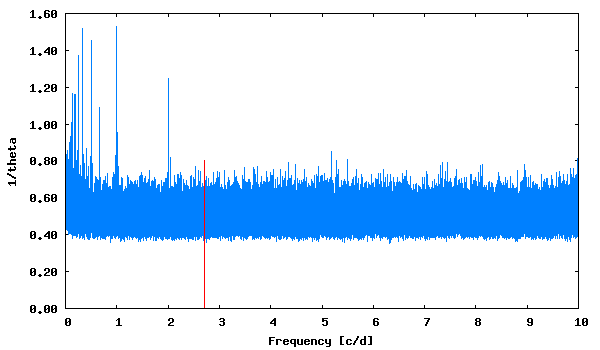

Source code (gnuplot):
set term png size 600,350 medium
set colors classic
set output "phase_lc_10.lk.png"
set xlabel "Frequency [c/d]"
set ylabel "1/theta"
set format y "%5.2f"
plot [] "lk.periodogram" using 1:2 with lines linecolor 3 title "", "<echo '2.707209  0.80'" with impulses linecolor 1 title ""
 
